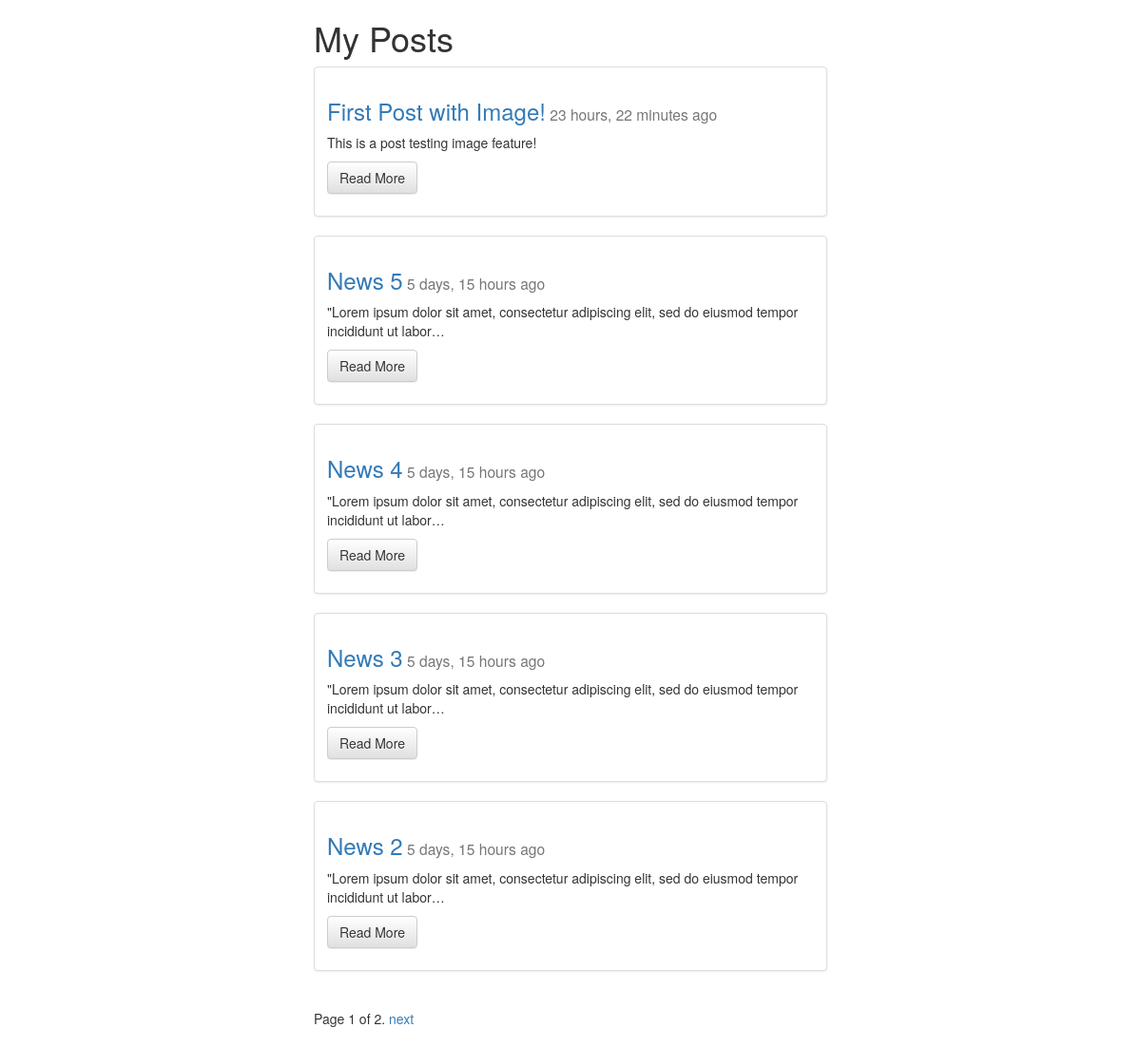
The page / on the database its author committed.
### posts/models.py (models this page shows, shortened)
class Post(models.Model):
    title = models.CharField(max_length=150)
    content = models.TextField()
    image = models.ImageField(upload_to=upload_dir,
                              null=True,
                              blank=True,
                              width_field="width_field",
                              height_field="height_field")
    height_field = models.IntegerField(default=0)
    width_field = models.IntegerField(default=0)
    created = models.DateTimeField(auto_now=False, auto_now_add=True)
    updated = models.DateTimeField(auto_now=True, auto_now_add=False)
    def get_absolute_url(self):
        return reverse("posts:detail", kwargs={"id": self.id})

### posts/views.py (the view)
# urls.py: url(r'^$', views.post_list, name="list"), #main page
def post_list(request): #list posts
    queryset_list = Post.objects.all().order_by("-created")
    paginator = Paginator(queryset_list, 5) #Show 25 contacts per page
    page = request.GET.get('page')
    try:
        queryset = paginator.page(page)
    except PageNotAnInteger:
        queryset = paginator.page(1)
    except EmptyPage:
        queryset = paginator.page(paginator.num_pages)
    context ={
        "object_list": queryset,
        "title": "My Posts"
    }
    return render(request,"posts.html", context)

### templates/posts.html (shortened to what this page needs)
{% extends "main.html" %}
{% block content %}
<div class="col-sm-6 col-sm-offset-3">
<h1>{{ title }}</h1>
    {% for article in object_list %}
        <div class="row">
           <div class="col-sm-12">
            <div class="thumbnail">
                <div class="caption">
                  <h3><a href="{{article.get_absolute_url}}">{{ article.title }}</a><small> {{ article.created | timesince }} ago </small></h3>
                  <p>{{ article.content | truncatechars:100 }}</p>
                  <p><a href="{{article.get_absolute_url}}" class="btn btn-default" role="button">Read More</a></p>
                </div>
            </div>
           </div>
        </div>
    {% endfor %}
<div class="pagination">
    <span class="step-links">
        <span class="current">
            Page {{ object_list.number }} of {{ object_list.paginator.num_pages }}.
        </span>
        {% if object_list.has_next %}
            <a href="?page={{ object_list.next_page_number }}">next</a>
        {% endif %}
    </span>
</div>
</div>
{% endblock content %}

### static/css/main.css (style rules this page uses)
h1 { color: #447e9b; }

### rows shown on the page
Post: title "First Post with Image!", created "23 hours, 22 minutes", content "This is a post testing image feature!"
Post: title "News 5", created "5 days, 15 hours", content "\"Lorem ipsum dolor sit amet, consectetur adipiscing elit, sed do eiusmod tempor incididunt ut labor…"
Post: title "News 4", created "5 days, 15 hours", content "\"Lorem ipsum dolor sit amet, consectetur adipiscing elit, sed do eiusmod tempor incididunt ut labor…"
Post: title "News 3", created "5 days, 15 hours", content "\"Lorem ipsum dolor sit amet, consectetur adipiscing elit, sed do eiusmod tempor incididunt ut labor…"
Post: title "News 2", created "5 days, 15 hours", content "\"Lorem ipsum dolor sit amet, consectetur adipiscing elit, sed do eiusmod tempor incididunt ut labor…"

### other values the page prints
{{ title }} "My Posts"
{{ object_list.number }} "1"
{{ object_list.paginator.num_pages }} "2"
